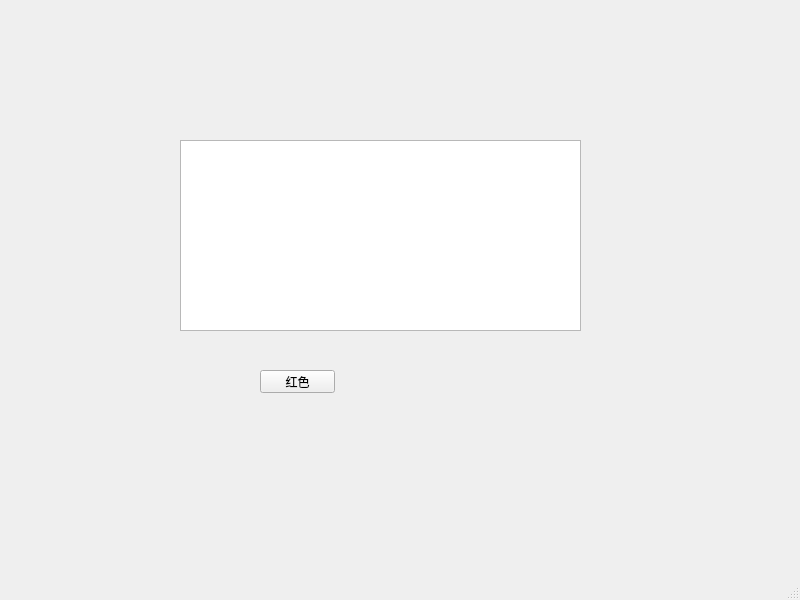
<?xml version="1.0" encoding="UTF-8"?>
<ui version="4.0">
 <class>MainWindow</class>
 <widget class="QMainWindow" name="MainWindow">
  <property name="geometry">
   <rect>
    <x>0</x>
    <y>0</y>
    <width>800</width>
    <height>600</height>
   </rect>
  </property>
  <property name="windowTitle">
   <string>MainWindow</string>
  </property>
  <widget class="QWidget" name="centralwidget">
   <widget class="QTextEdit" name="textEdit">
    <property name="geometry">
     <rect>
      <x>180</x>
      <y>140</y>
      <width>401</width>
      <height>191</height>
     </rect>
    </property>
   </widget>
   <widget class="QPushButton" name="pushButton">
    <property name="geometry">
     <rect>
      <x>260</x>
      <y>370</y>
      <width>75</width>
      <height>23</height>
     </rect>
    </property>
    <property name="text">
     <string>红色</string>
    </property>
   </widget>
  </widget>
  <widget class="QMenuBar" name="menubar">
   <property name="geometry">
    <rect>
     <x>0</x>
     <y>0</y>
     <width>800</width>
     <height>23</height>
    </rect>
   </property>
  </widget>
  <widget class="QStatusBar" name="statusbar"/>
 </widget>
 <resources/>
 <connections/>
</ui>
